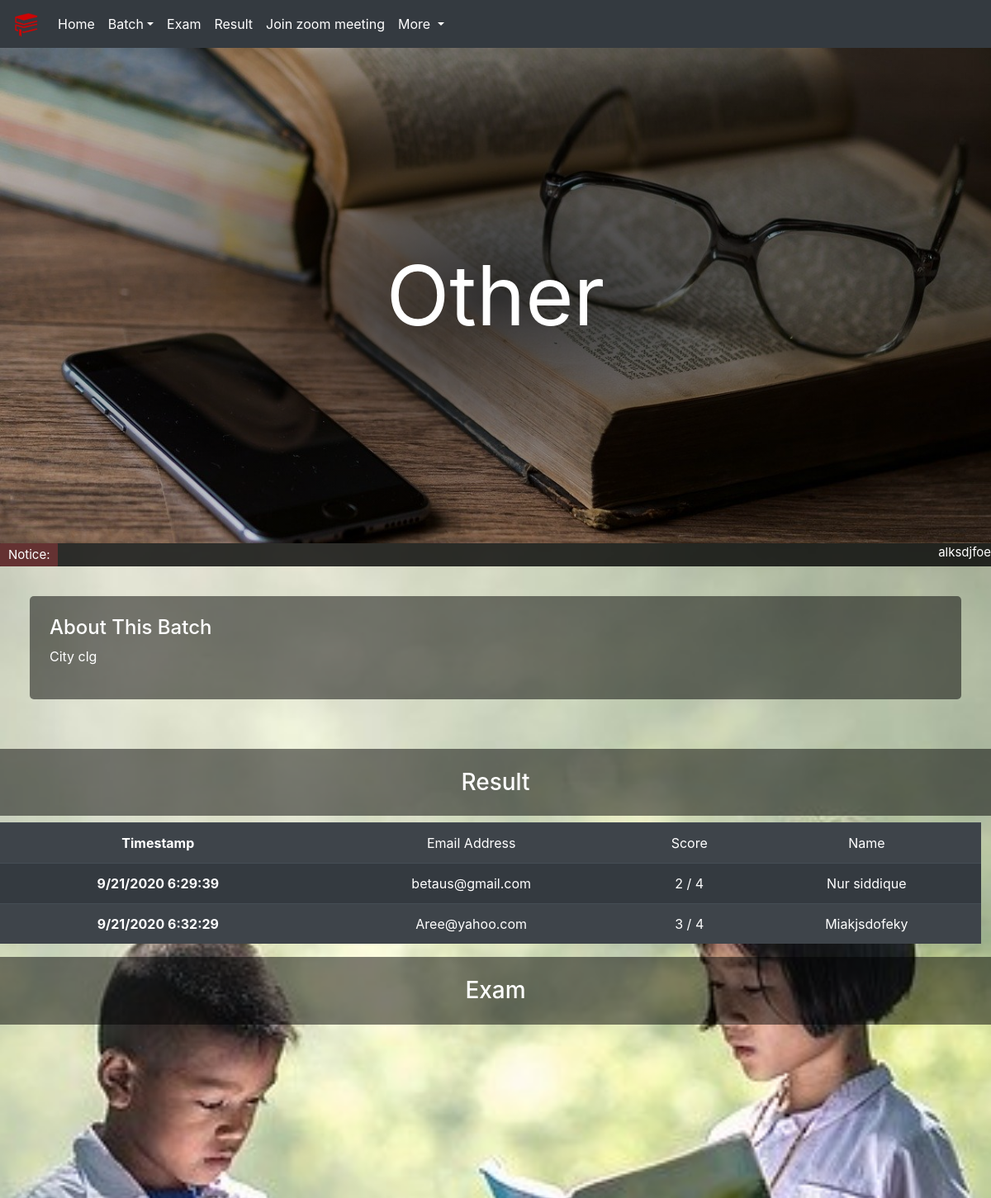
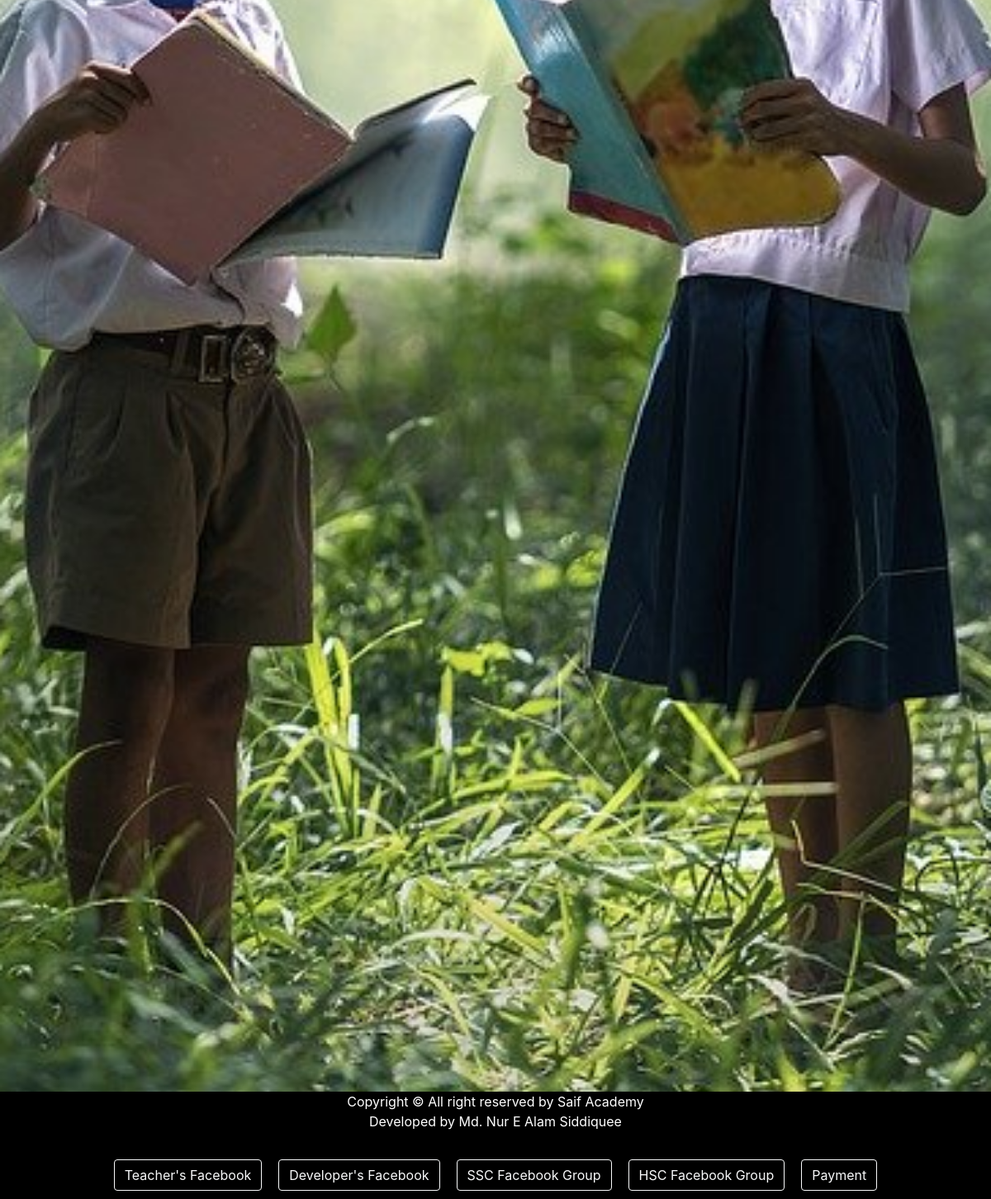
Screenshot of /other.php with the database file from the repository (2 pictures, top to bottom).
### tables this page shows
CREATE TABLE `news` (
  `Batch` varchar(100) NOT NULL,
  `Notice` text NOT NULL,
  `Exam` text NOT NULL,
  `About` text NOT NULL
);

CREATE TABLE `z_other` (
  `COL 1` varchar(17) DEFAULT NULL,
  `COL 2` varchar(16) DEFAULT NULL,
  `COL 3` varchar(5) DEFAULT NULL,
  `COL 4` varchar(12) DEFAULT NULL,
  `COL 5` varchar(4) DEFAULT NULL
);

### other.php (the view, shortened to what this page needs)
<!DOCTYPE html>
<html>
<head>
    <link rel="stylesheet" href="https://stackpath.bootstrapcdn.com/bootstrap/4.5.0/css/bootstrap.min.css">
</head>
<body>
    <nav class="navbar navbar-expand-lg navbar-dark bg-dark sticky-top">
        <a class="navbar-brand" href="#">
            <img src="logo.png" width="30" height="30" alt="Other" loading="lazy">
        </a>
        <div class="collapse navbar-collapse" id="navbarNavDropdown">
            <ul class="navbar-nav">
                <li class="nav-item active">
                    <a class="nav-link" href="index.php">Home</a>
                </li>
               <li class="nav-item active dropdown">
                    <a class="nav-link dropdown-toggle" href="#more" id="navbarDropdownMenuLink" role="button" data-toggle="dropdown" aria-haspopup="true" aria-expanded="false">
                    Batch</a>
                </li>
                <li class="nav-item active">
                    <a class="nav-link" href="#xm">Exam</a>
                </li>
                <li class="nav-item active">
                    <a class="nav-link" href="#result">Result</a>
                </li>
                <li class="nav-item active">
                    <a class="nav-link" href="https://us04web.zoom.us/j/7650312464?pwd=VGllYUN5c1ZIWCtmSkFvOGVIdnNaZz09" target="_blank">Join zoom meeting</a>
                </li>
                <li class="nav-item active dropdown">
                    <a class="nav-link dropdown-toggle" href="#more" id="navbarDropdownMenuLink" role="button" data-toggle="dropdown" aria-haspopup="true" aria-expanded="false">
                        More
                    </a>
                </li>
            </ul>
        </div>
    </nav>
    <div class="header" id="Home">
        <div>Other</div>
    </div>
    <div class="notice">
        <div class="ntc">Notice:</div>
        <?php
        $sw = "SELECT * FROM `news` WHERE `Batch` = 'Other'";
        $r1 = mysqli_query(mysqli_connect('sql211.epizy.com', 'epiz_26217239', 'TKBIknMihTE6', 'epiz_26217239_Saif_Academy'), $sw);
        $c1 = mysqli_num_rows($r1);
        if ($c1 > 0) {
            while ($row = mysqli_fetch_row($r1)) {
        ?>
                <div style="text-align: right; width:100%">
                    <marquee><?php echo "{$row[1]}"; ?></marquee>
                </div>
        <?php
            }
        } else {
            echo 'You have no link in your database';
        }
        ?>
    </div>
    <div class="option" id="reg">
        <h4>About This Batch</h4>
        <?php
        $sw5 = "SELECT * FROM `news` WHERE `Batch` = 'Other'";
        $r5 = mysqli_query(mysqli_connect('sql211.epizy.com', 'epiz_26217239', 'TKBIknMihTE6', 'epiz_26217239_Saif_Academy'), $sw5);
        $c5 = mysqli_num_rows($r5);
        if ($c5 > 0) {
            while ($row = mysqli_fetch_row($r5)) {
        ?>
                <div>
                    <p><?php echo "{$row[3]}"; ?></p>
                </div>
        <?php
            }
        } else {
            echo 'You have no link in your database';
        }
         ?>
    </div>
<br>
    <h3 class="ytt" id='result'>Result</h3>
    <div class="ytv">
<table class="table table-striped table-dark">
  <tbody>
<?php
        $show = "SELECT * FROM `z_other`";
        $r2 = mysqli_query(mysqli_connect('sql211.epizy.com', 'epiz_26217239', 'TKBIknMihTE6', 'epiz_26217239_Saif_Academy'), $show);
        $c2 = mysqli_num_rows($r2);
        if ($c2 > 0) {
            while ($row = mysqli_fetch_row($r2)) {
?>
    <tr>
      <th scope="row"><?php echo "{$row[0]}"; ?></th>
      <td><?php echo "{$row[1]}"; ?></td>
      <td><?php echo "{$row[2]}"; ?></td>
      <td><?php echo "{$row[3]}"; ?></td>
    </tr>
<?php
            }
        } else {
            echo 'You have no link in your database';
        }
        ?>
 </tbody>
</table>
    </div>
    <h3 class="ytt" id='xm'>Exam</h3>
    <div class="ytv">
<?php
        $sw = "SELECT * FROM `news` WHERE `Batch` = 'Other'";
        $r1 = mysqli_query(mysqli_connect('sql211.epizy.com', 'epiz_26217239', 'TKBIknMihTE6', 'epiz_26217239_Saif_Academy'), $sw);
        $c1 = mysqli_num_rows($r1);
        if ($c1 > 0) {
            while ($row = mysqli_fetch_row($r1)) {
        echo "{$row[2]}";
            }
        } else {
            echo 'You have no link in your database';
        };
        ?>
    </div>
    <footer>
        <div class="head">Copyright &copy All right reserved by Saif Academy<br> Developed by Md. Nur E Alam
            Siddiquee <br></div> <br>
        <div class="footer">
            <div class="facebook"><a class="btn btn-outline-light" target="_blank" href="https://www.facebook.com/md.fias.1" role="button">Teacher's Facebook</a></div>
            <div class="facebook"><a class="btn btn-outline-light" target="_blank" href="https://www.facebook.com/Md.NurEAlamSiddiquee/" role="button">Developer's Facebook</a>
            </div>
            <div class="facebook"><a class="btn btn-outline-light" target="_blank" href="https://www.facebook.com/groups/2630917767155071/" role="button">SSC Facebook Group</a>
            </div>
            <div class="facebook"><a class="btn btn-outline-light" target="_blank" href="https://www.facebook.com/groups/265608491419819/" role="button">HSC Facebook Group</a>
            </div>
            <div class="facebook"><a class="btn btn-outline-light" target="_blank" href="payment.php" role="button">Payment</a></div>
        </div>
    </footer>
</body>
</html>

### other.php (style rules this page uses)
* { margin: 0; padding: 0; }
body { background-image: url('background.jpg'); background-attachment: fixed; background-size: cover; background-position: center; }
.header { display: flex; align-items: center; justify-content: center; height: 600px; font-size: 100px; background-size: cover; color: white; background-position: center; background-image: radial-gradient( rgba(0, 0, 0, 0.8), rgba(0, 0, 0, 0.6), rgba(0, 0, 0, 0.4), rgba(0, 0, 0, 0.2), rgba(0, 0, 0, 0)), url('bh.jpg'); padding: 50px; text-align: right; }
.notice { display: flex; color: white; width: 100%; background-color: rgba(0, 0, 0, 0.8); font-size: 15px; }
.ntc { border-radius: 1px; padding: 3px 10px; background-color: rgb(100, 50, 50); }
.option { color: white; text-align: justify; background-color: rgba(0, 0, 0, 0.5); padding: 2%; margin: 3% ; border-radius: 5px; }
.ytv { text-align: center; width: 99% ; }
.ytt { color: white; text-align: justify; background-color: rgba(0, 0, 0, 0.5); padding: 2%; text-align: center; }
footer { background-color: black; }
.head { color: white; text-align: center; }
.footer { display: flex; width: 100%; flex-wrap: wrap; align-items: center; justify-content: center; }
.footer>div { margin: 10px; }

### rows the page displays
news: Notice "alksdjfoe", About "City clg"
z_other: COL 1 "Timestamp", COL 2 "Email Address", COL 3 "Score", COL 4 "Name"
z_other: COL 1 "9/21/2020 6:29:39", COL 2 "betaus@gmail.com", COL 3 "2 / 4", COL 4 "Nur siddique"
z_other: COL 1 "9/21/2020 6:32:29", COL 2 "Aree@yahoo.com", COL 3 "3 / 4", COL 4 "Miakjsdofeky"
